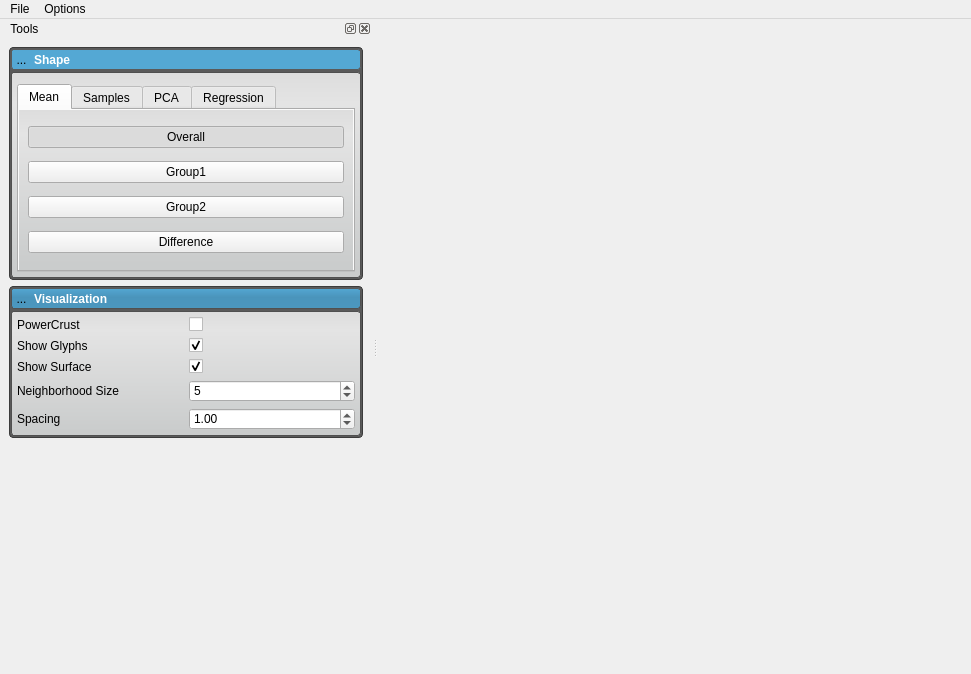
<?xml version="1.0" encoding="UTF-8"?>
<ui version="4.0">
 <class>ShapeWorksView2</class>
 <widget class="QMainWindow" name="ShapeWorksView2">
  <property name="geometry">
   <rect>
    <x>0</x>
    <y>0</y>
    <width>971</width>
    <height>674</height>
   </rect>
  </property>
  <property name="windowTitle">
   <string>ShapeWorksView2</string>
  </property>
  <property name="windowIcon">
   <iconset>
    <normaloff>:/ShapeWorksView2/Images/ShapeWorksView2.png</normaloff>:/ShapeWorksView2/Images/ShapeWorksView2.png</iconset>
  </property>
  <property name="styleSheet">
   <string notr="true">
/********************** Tab Widget ***********************/

/*
QTabWidget::pane {
	border: 2px solid rgb( 80, 80, 80 );
}
*/

/*
QTabWidget::pane{
	border-top: 2px solid #C2C7DB;
	background-color: qlineargradient(spread:pad, x1:0.5, y1:0, x2:0.5, y2:0.960227, stop:0 rgba(221, 221, 221, 255), stop:0.155779 rgba(228, 228, 228, 255), stop:1 rgba(202, 204, 204, 255));      
}
*/
/*
QTabBar::tab {
	background-color: qlineargradient(spread:pad, x1:0.5, y1:0, x2:0.5, y2:0.960227, stop:0 rgba(0, 0, 0, 0), stop:0.45 rgba(0, 0, 0, 30), stop:1 rgba(0, 0, 0, 25));
	color: white;
 }
*/

/*
QTabBar::tab:selected {
	background-color: rgb( 84, 168, 212 );
}
*/

QWidget#meanTab{
	background-color: qlineargradient(spread:pad, x1:0.5, y1:0, x2:0.5, y2:0.960227, stop:0 rgba(221, 221, 221, 255), stop:0.155779 rgba(228, 228, 228, 255), stop:1 rgba(202, 204, 204, 255));
}

QWidget#samplesTab{
	background-color: qlineargradient(spread:pad, x1:0.5, y1:0, x2:0.5, y2:0.960227, stop:0 rgba(221, 221, 221, 255), stop:0.155779 rgba(228, 228, 228, 255), stop:1 rgba(202, 204, 204, 255));      
}

QWidget#pcaTab{
	background-color: qlineargradient(spread:pad, x1:0.5, y1:0, x2:0.5, y2:0.960227, stop:0 rgba(221, 221, 221, 255), stop:0.155779 rgba(228, 228, 228, 255), stop:1 rgba(202, 204, 204, 255));      
}

QWidget#regressionTab{
	background-color: qlineargradient(spread:pad, x1:0.5, y1:0, x2:0.5, y2:0.960227, stop:0 rgba(221, 221, 221, 255), stop:0.155779 rgba(228, 228, 228, 255), stop:1 rgba(202, 204, 204, 255));      
}

/********************** Tab Widget ***********************/


/********************** Visualization Panel ***********************/

QLabel#visualizationLabel{
	color: white;
	font: bold;
}
QWidget#visualizationPanel{
	background-color: rgba( 0, 0, 0, 0 );
}

QToolButton#visualizationOpenButton{
	background-color: rgba(0, 0, 0, 0);
	border-radius: 4px;
}

QToolButton#visualizationOpenButton:hover{
	background-color: rgba( 0, 0, 0, 30 ); border-radius: 3px;
}

QWidget#visualizationHeader{
	background-color: qlineargradient(spread:pad, x1:0.5, y1:0, x2:0.5, y2:0.960227, stop:0 rgba(0, 0, 0, 0), stop:0.45 rgba(0, 0, 0, 30), stop:1 rgba(0, 0, 0, 25));
    border-radius: 3px;
}

QWidget#visualizationHeaderBackground{
	background-color: rgb( 84, 168, 212 );
    border-radius: 3px;
	border: 1px solid rgb(90, 90, 90);
}

QWidget#visualizationPanel{
	background-color: rgb( 90, 90, 90 );
	border-radius:4px;
	border: 1px solid rgb(60, 60, 60);
	color: rgb(90, 90, 90);
}

QWidget#visualizationContent{
	border-radius: 3px;
	border: 1px solid rgb(80, 80,80);
	background-color: qlineargradient(spread:pad, x1:0.5, y1:0, x2:0.5, y2:0.960227, stop:0 rgba(221, 221, 221, 255), stop:0.155779 rgba(228, 228, 228, 255), stop:1 rgba(202, 204, 204, 255));      
}
/********************** Visualization Panel ***********************/


/********************** Shape Panel ***********************/

QLabel#shapeLabel{
	color: white;
	font: bold;
}

QWidget#shapePanel{
	background-color: rgba( 0, 0, 0, 0 );
}

QToolButton#shapeOpenButton{
	background-color: rgba(0, 0, 0, 0);
	border-radius: 4px;
}

QToolButton#shapeOpenButton:hover{
	background-color: rgba( 0, 0, 0, 30 ); border-radius: 3px;
}

QWidget#layers_header_{
	background-color: qlineargradient(spread:pad, x1:0.5, y1:0, x2:0.5, y2:0.960227, stop:0 rgba(0, 0, 0, 0), stop:0.45 rgba(0, 0, 0, 30), stop:1 rgba(0, 0, 0, 25));
    border-radius: 3px;
}

QWidget#shapeHeaderBackground{
	background-color: rgb( 84, 168, 212 );
    border-radius: 3px;
	border: 1px solid rgb(90, 90, 90);
}

QWidget#shapePanel{
	background-color: rgb( 90, 90, 90 );
	border-radius:4px;
	border: 1px solid rgb(60, 60, 60);
	color: rgb(90, 90, 90);
}

QWidget#shapeContent{
	border-radius: 3px;
	border: 1px solid rgb(80, 80,80);
	background-color: qlineargradient(spread:pad, x1:0.5, y1:0, x2:0.5, y2:0.960227, stop:0 rgba(221, 221, 221, 255), stop:0.155779 rgba(228, 228, 228, 255), stop:1 rgba(202, 204, 204, 255));      
}
/********************** Shape Panel ***********************/




/********************** Other ***********************/

QWidget#pcaWidget{
	border-radius: 3px;
	border: 2px solid rgb(80, 80,80);
}


QWidget#sampleWidget{
	border-radius: 3px;
	border: 2px solid rgb(80, 80,80);
}

QWidget#meanWidget{
	border-radius: 3px;
	border: 2px solid rgb(80, 80,80);
}


QWidget#controlsDockContents {
/*	background-color: rgb(0,0,1);
*/

/*
background-color: qlineargradient(spread:pad, x1:0.5, y1:0, x2:0.5, y2:0.960227, stop:0 rgba(1, 0, 0, 0), stop:0.45 rgba(0, 0, 1, 30), stop:1 rgba(0, 1, 0, 25));
*/

/*	background-color: qlineargradient(spread:pad, x1:0.5, y1:0, x2:0.5, y2:0.960227, stop:0 rgba(69, 168, 212, 255), stop:0.45 rgba(0, 0, 0, 30), stop:1 rgba(60, 60, 60, 255));
*/   
 border-radius: 3px;

background: rgb(90,90,90);

/*
	background: grey
*/

/*	color: red;	
*/
}



QWidget#widget {
 background-color: rgba(0,0,255,255);


/*
background-color: qlineargradient(spread:pad, x1:0.5, y1:0, x2:0.5, y2:0.960227, stop:0 rgba(1, 0, 0, 0), stop:0.45 rgba(0, 0, 1, 30), stop:1 rgba(0, 1, 0, 25));
*/

/*
	background: grey
*/

/*	color: red;	
*/
}



QToolButton{
	border: 1px solid rgba( 0, 0, 0, 0 );
	margin: 0, 0, 0, 0;
	padding: 0, 0, 0, 0;
}

QToolButton:hover{
	background-color: rgba( 140, 140, 140, 50 );
}

QToolButton:pressed{
	border: 1px solid rgba( 100, 100, 100, 120 );
	background-color: rgba( 100, 100, 100, 200 );
}








</string>
  </property>
  <widget class="QWidget" name="centralwidget">
   <layout class="QHBoxLayout" name="horizontalLayout">
    <item>
     <widget class="QVTKWidget" name="view" native="true">
      <property name="minimumSize">
       <size>
        <width>100</width>
        <height>100</height>
       </size>
      </property>
     </widget>
    </item>
   </layout>
  </widget>
  <widget class="QMenuBar" name="menubar">
   <property name="geometry">
    <rect>
     <x>0</x>
     <y>0</y>
     <width>971</width>
     <height>22</height>
    </rect>
   </property>
   <widget class="QMenu" name="menuFile">
    <property name="title">
     <string>File</string>
    </property>
    <addaction name="actionQuit"/>
   </widget>
   <widget class="QMenu" name="menuOptions">
    <property name="title">
     <string>Options</string>
    </property>
    <addaction name="actionPreferences"/>
   </widget>
   <addaction name="menuFile"/>
   <addaction name="menuOptions"/>
  </widget>
  <widget class="QDockWidget" name="controlsDockWidget">
   <property name="windowTitle">
    <string>  Tools</string>
   </property>
   <attribute name="dockWidgetArea">
    <number>1</number>
   </attribute>
   <widget class="QWidget" name="dockWidgetContents">
    <layout class="QVBoxLayout" name="verticalLayout">
     <item>
      <widget class="QWidget" name="shapePanel" native="true">
       <property name="sizePolicy">
        <sizepolicy hsizetype="Preferred" vsizetype="Fixed">
         <horstretch>0</horstretch>
         <verstretch>0</verstretch>
        </sizepolicy>
       </property>
       <layout class="QVBoxLayout" name="verticalLayout_6">
        <property name="spacing">
         <number>2</number>
        </property>
        <property name="margin">
         <number>2</number>
        </property>
        <item>
         <widget class="QWidget" name="shapeHeaderBackground" native="true">
          <layout class="QVBoxLayout" name="verticalLayout_7">
           <property name="margin">
            <number>0</number>
           </property>
           <item>
            <widget class="QWidget" name="shapeHeader" native="true">
             <property name="sizePolicy">
              <sizepolicy hsizetype="Preferred" vsizetype="Fixed">
               <horstretch>0</horstretch>
               <verstretch>0</verstretch>
              </sizepolicy>
             </property>
             <property name="minimumSize">
              <size>
               <width>215</width>
               <height>21</height>
              </size>
             </property>
             <layout class="QHBoxLayout" name="horizontalLayout_2">
              <property name="spacing">
               <number>2</number>
              </property>
              <property name="margin">
               <number>0</number>
              </property>
              <item>
               <widget class="QToolButton" name="shapeOpenButton">
                <property name="minimumSize">
                 <size>
                  <width>21</width>
                  <height>21</height>
                 </size>
                </property>
                <property name="maximumSize">
                 <size>
                  <width>21</width>
                  <height>21</height>
                 </size>
                </property>
                <property name="text">
                 <string>...</string>
                </property>
                <property name="icon">
                 <iconset resource="ShapeWorksView2.qrc">
                  <normaloff>:/ShapeWorksView2/images/DownArrowWhite.png</normaloff>
                  <normalon>:/Images/DownArrowWhite.png</normalon>:/ShapeWorksView2/images/DownArrowWhite.png</iconset>
                </property>
                <property name="checkable">
                 <bool>true</bool>
                </property>
                <property name="checked">
                 <bool>true</bool>
                </property>
               </widget>
              </item>
              <item>
               <widget class="QLabel" name="shapeLabel">
                <property name="text">
                 <string>Shape</string>
                </property>
               </widget>
              </item>
             </layout>
            </widget>
           </item>
          </layout>
         </widget>
        </item>
        <item>
         <widget class="QWidget" name="shapeContent" native="true">
          <layout class="QVBoxLayout" name="verticalLayout_19">
           <property name="spacing">
            <number>0</number>
           </property>
           <property name="leftMargin">
            <number>6</number>
           </property>
           <property name="topMargin">
            <number>12</number>
           </property>
           <property name="rightMargin">
            <number>6</number>
           </property>
           <property name="bottomMargin">
            <number>6</number>
           </property>
           <item>
            <widget class="QTabWidget" name="tabWidget">
             <property name="minimumSize">
              <size>
               <width>320</width>
               <height>0</height>
              </size>
             </property>
             <property name="tabPosition">
              <enum>QTabWidget::North</enum>
             </property>
             <property name="tabShape">
              <enum>QTabWidget::Rounded</enum>
             </property>
             <property name="currentIndex">
              <number>0</number>
             </property>
             <property name="documentMode">
              <bool>false</bool>
             </property>
             <property name="tabsClosable">
              <bool>false</bool>
             </property>
             <property name="movable">
              <bool>false</bool>
             </property>
             <widget class="QWidget" name="meanTab">
              <attribute name="title">
               <string>Mean</string>
              </attribute>
              <layout class="QVBoxLayout" name="verticalLayout_3">
               <item>
                <widget class="QPushButton" name="meanOverallButton">
                 <property name="text">
                  <string>Overall</string>
                 </property>
                 <property name="checkable">
                  <bool>true</bool>
                 </property>
                 <property name="checked">
                  <bool>true</bool>
                 </property>
                 <property name="autoExclusive">
                  <bool>true</bool>
                 </property>
                 <property name="default">
                  <bool>false</bool>
                 </property>
                 <property name="flat">
                  <bool>false</bool>
                 </property>
                </widget>
               </item>
               <item>
                <widget class="QPushButton" name="meanGroup1Button">
                 <property name="text">
                  <string>Group1</string>
                 </property>
                 <property name="checkable">
                  <bool>true</bool>
                 </property>
                 <property name="checked">
                  <bool>false</bool>
                 </property>
                 <property name="autoExclusive">
                  <bool>true</bool>
                 </property>
                 <property name="default">
                  <bool>false</bool>
                 </property>
                 <property name="flat">
                  <bool>false</bool>
                 </property>
                </widget>
               </item>
               <item>
                <widget class="QPushButton" name="meanGroup2Button">
                 <property name="text">
                  <string>Group2</string>
                 </property>
                 <property name="checkable">
                  <bool>true</bool>
                 </property>
                 <property name="checked">
                  <bool>false</bool>
                 </property>
                 <property name="autoExclusive">
                  <bool>true</bool>
                 </property>
                 <property name="default">
                  <bool>false</bool>
                 </property>
                 <property name="flat">
                  <bool>false</bool>
                 </property>
                </widget>
               </item>
               <item>
                <widget class="QPushButton" name="meanDifferenceButton">
                 <property name="text">
                  <string>Difference</string>
                 </property>
                 <property name="checkable">
                  <bool>true</bool>
                 </property>
                 <property name="checked">
                  <bool>false</bool>
                 </property>
                 <property name="autoExclusive">
                  <bool>true</bool>
                 </property>
                 <property name="default">
                  <bool>false</bool>
                 </property>
                 <property name="flat">
                  <bool>false</bool>
                 </property>
                </widget>
               </item>
              </layout>
             </widget>
             <widget class="QWidget" name="samplesTab">
              <attribute name="title">
               <string>Samples</string>
              </attribute>
              <layout class="QGridLayout" name="gridLayout_5">
               <item row="1" column="1">
                <widget class="QPushButton" name="medianButton">
                 <property name="text">
                  <string>Median</string>
                 </property>
                </widget>
               </item>
               <item row="2" column="1">
                <widget class="QPushButton" name="medianGroup1Button">
                 <property name="text">
                  <string>Group 1 Median</string>
                 </property>
                </widget>
               </item>
               <item row="3" column="1">
                <widget class="QPushButton" name="medianGroup2Button">
                 <property name="text">
                  <string>Group 2 Median</string>
                 </property>
                </widget>
               </item>
               <item row="0" column="1">
                <layout class="QHBoxLayout" name="horizontalLayout_3">
                 <item>
                  <widget class="QLabel" name="label_2">
                   <property name="text">
                    <string>Sample :</string>
                   </property>
                  </widget>
                 </item>
                 <item>
                  <widget class="QSpinBox" name="sampleSpinBox"/>
                 </item>
                </layout>
               </item>
              </layout>
             </widget>
             <widget class="QWidget" name="pcaTab">
              <attribute name="title">
               <string>PCA</string>
              </attribute>
              <layout class="QVBoxLayout" name="verticalLayout_8">
               <item>
                <layout class="QGridLayout" name="gridLayout_2">
                 <item row="0" column="0">
                  <widget class="QLabel" name="label_10">
                   <property name="text">
                    <string>Std.Dev.</string>
                   </property>
                  </widget>
                 </item>
                 <item row="0" column="1">
                  <widget class="QSlider" name="pcaSlider">
                   <property name="minimum">
                    <number>-30</number>
                   </property>
                   <property name="maximum">
                    <number>30</number>
                   </property>
                   <property name="orientation">
                    <enum>Qt::Horizontal</enum>
                   </property>
                   <property name="tickPosition">
                    <enum>QSlider::TicksBelow</enum>
                   </property>
                   <property name="tickInterval">
                    <number>10</number>
                   </property>
                  </widget>
                 </item>
                 <item row="0" column="2">
                  <widget class="QLabel" name="pcaValueLabel">
                   <property name="minimumSize">
                    <size>
                     <width>0</width>
                     <height>0</height>
                    </size>
                   </property>
                   <property name="text">
                    <string/>
                   </property>
                  </widget>
                 </item>
                 <item row="1" column="0">
                  <widget class="QLabel" name="pcaGroup1Label">
                   <property name="minimumSize">
                    <size>
                     <width>0</width>
                     <height>24</height>
                    </size>
                   </property>
                   <property name="text">
                    <string>Group1</string>
                   </property>
                  </widget>
                 </item>
                 <item row="1" column="1">
                  <widget class="QSlider" name="pcaGroupSlider">
                   <property name="minimum">
                    <number>0</number>
                   </property>
                   <property name="maximum">
                    <number>20</number>
                   </property>
                   <property name="orientation">
                    <enum>Qt::Horizontal</enum>
                   </property>
                   <property name="tickPosition">
                    <enum>QSlider::TicksBelow</enum>
                   </property>
                   <property name="tickInterval">
                    <number>5</number>
                   </property>
                  </widget>
                 </item>
                 <item row="1" column="2">
                  <widget class="QLabel" name="pcaGroup2Label">
                   <property name="text">
                    <string>Group2</string>
                   </property>
                  </widget>
                 </item>
                </layout>
               </item>
               <item>
                <layout class="QGridLayout" name="gridLayout_3">
                 <property name="verticalSpacing">
                  <number>6</number>
                 </property>
                 <item row="1" column="0">
                  <widget class="QLabel" name="label_4">
                   <property name="minimumSize">
                    <size>
                     <width>0</width>
                     <height>24</height>
                    </size>
                   </property>
                   <property name="text">
                    <string>Eig-val.</string>
                   </property>
                  </widget>
                 </item>
                 <item row="1" column="1">
                  <widget class="QLabel" name="pcaEigenValueLabel">
                   <property name="text">
                    <string/>
                   </property>
                  </widget>
                 </item>
                 <item row="0" column="0">
                  <widget class="QLabel" name="label_5">
                   <property name="minimumSize">
                    <size>
                     <width>0</width>
                     <height>24</height>
                    </size>
                   </property>
                   <property name="text">
                    <string>Lambda</string>
                   </property>
                  </widget>
                 </item>
                 <item row="0" column="1">
                  <widget class="QLabel" name="pcaLambdaLabel">
                   <property name="text">
                    <string/>
                   </property>
                  </widget>
                 </item>
                </layout>
               </item>
               <item>
                <layout class="QHBoxLayout" name="horizontalLayout_5">
                 <item>
                  <widget class="QLabel" name="label_6">
                   <property name="minimumSize">
                    <size>
                     <width>0</width>
                     <height>24</height>
                    </size>
                   </property>
                   <property name="text">
                    <string>Mode</string>
                   </property>
                  </widget>
                 </item>
                 <item>
                  <widget class="QSpinBox" name="pcaModeSpinBox">
                   <property name="maximum">
                    <number>10</number>
                   </property>
                  </widget>
                 </item>
                </layout>
               </item>
              </layout>
             </widget>
             <widget class="QWidget" name="regressionTab">
              <attribute name="title">
               <string>Regression</string>
              </attribute>
              <layout class="QVBoxLayout" name="verticalLayout_4">
               <item>
                <spacer name="verticalSpacer_3">
                 <property name="orientation">
                  <enum>Qt::Vertical</enum>
                 </property>
                 <property name="sizeHint" stdset="0">
                  <size>
                   <width>20</width>
                   <height>40</height>
                  </size>
                 </property>
                </spacer>
               </item>
               <item>
                <layout class="QHBoxLayout" name="horizontalLayout_6">
                 <item>
                  <spacer name="horizontalSpacer_2">
                   <property name="orientation">
                    <enum>Qt::Horizontal</enum>
                   </property>
                   <property name="sizeHint" stdset="0">
                    <size>
                     <width>40</width>
                     <height>20</height>
                    </size>
                   </property>
                  </spacer>
                 </item>
                 <item>
                  <widget class="QLabel" name="label_7">
                   <property name="text">
                    <string>Predictor / Explanatory Variable : </string>
                   </property>
                  </widget>
                 </item>
                 <item>
                  <widget class="QLabel" name="regressionLabel">
                   <property name="minimumSize">
                    <size>
                     <width>50</width>
                     <height>0</height>
                    </size>
                   </property>
                   <property name="text">
                    <string>TextLabel</string>
                   </property>
                  </widget>
                 </item>
                 <item>
                  <spacer name="horizontalSpacer">
                   <property name="orientation">
                    <enum>Qt::Horizontal</enum>
                   </property>
                   <property name="sizeHint" stdset="0">
                    <size>
                     <width>40</width>
                     <height>20</height>
                    </size>
                   </property>
                  </spacer>
                 </item>
                </layout>
               </item>
               <item>
                <widget class="QSlider" name="regressionSlider">
                 <property name="maximum">
                  <number>50</number>
                 </property>
                 <property name="orientation">
                  <enum>Qt::Horizontal</enum>
                 </property>
                 <property name="tickPosition">
                  <enum>QSlider::TicksBelow</enum>
                 </property>
                 <property name="tickInterval">
                  <number>5</number>
                 </property>
                </widget>
               </item>
               <item>
                <spacer name="verticalSpacer_2">
                 <property name="orientation">
                  <enum>Qt::Vertical</enum>
                 </property>
                 <property name="sizeHint" stdset="0">
                  <size>
                   <width>20</width>
                   <height>40</height>
                  </size>
                 </property>
                </spacer>
               </item>
              </layout>
             </widget>
            </widget>
           </item>
           <item>
            <layout class="QVBoxLayout" name="verticalLayout_2">
             <property name="spacing">
              <number>6</number>
             </property>
             <property name="bottomMargin">
              <number>0</number>
             </property>
            </layout>
           </item>
          </layout>
         </widget>
        </item>
       </layout>
      </widget>
     </item>
     <item>
      <widget class="QWidget" name="visualizationPanel" native="true">
       <property name="sizePolicy">
        <sizepolicy hsizetype="Preferred" vsizetype="Fixed">
         <horstretch>0</horstretch>
         <verstretch>0</verstretch>
        </sizepolicy>
       </property>
       <layout class="QVBoxLayout" name="verticalLayout_10">
        <property name="spacing">
         <number>2</number>
        </property>
        <property name="margin">
         <number>2</number>
        </property>
        <item>
         <widget class="QWidget" name="visualizationHeaderBackground" native="true">
          <layout class="QVBoxLayout" name="verticalLayout_11">
           <property name="margin">
            <number>0</number>
           </property>
           <item>
            <widget class="QWidget" name="visualizationHeader" native="true">
             <property name="sizePolicy">
              <sizepolicy hsizetype="Preferred" vsizetype="Fixed">
               <horstretch>0</horstretch>
               <verstretch>0</verstretch>
              </sizepolicy>
             </property>
             <property name="minimumSize">
              <size>
               <width>215</width>
               <height>21</height>
              </size>
             </property>
             <layout class="QHBoxLayout" name="horizontalLayout_4">
              <property name="spacing">
               <number>2</number>
              </property>
              <property name="margin">
               <number>0</number>
              </property>
              <item>
               <widget class="QToolButton" name="visualizationOpenButton">
                <property name="minimumSize">
                 <size>
                  <width>21</width>
                  <height>21</height>
                 </size>
                </property>
                <property name="maximumSize">
                 <size>
                  <width>21</width>
                  <height>21</height>
                 </size>
                </property>
                <property name="text">
                 <string>...</string>
                </property>
                <property name="icon">
                 <iconset resource="ShapeWorksView2.qrc">
                  <normaloff>:/ShapeWorksView2/images/DownArrowWhite.png</normaloff>:/ShapeWorksView2/images/DownArrowWhite.png</iconset>
                </property>
                <property name="checkable">
                 <bool>true</bool>
                </property>
                <property name="checked">
                 <bool>true</bool>
                </property>
               </widget>
              </item>
              <item>
               <widget class="QLabel" name="visualizationLabel">
                <property name="text">
                 <string>Visualization</string>
                </property>
               </widget>
              </item>
             </layout>
            </widget>
           </item>
          </layout>
         </widget>
        </item>
        <item>
         <widget class="QWidget" name="visualizationContent" native="true">
          <layout class="QVBoxLayout" name="verticalLayout_21">
           <property name="spacing">
            <number>2</number>
           </property>
           <property name="margin">
            <number>6</number>
           </property>
           <item>
            <layout class="QGridLayout" name="gridLayout_6">
             <property name="spacing">
              <number>6</number>
             </property>
             <item row="3" column="0">
              <widget class="QLabel" name="label_8">
               <property name="minimumSize">
                <size>
                 <width>50</width>
                 <height>0</height>
                </size>
               </property>
               <property name="layoutDirection">
                <enum>Qt::LeftToRight</enum>
               </property>
               <property name="text">
                <string>Neighborhood Size</string>
               </property>
              </widget>
             </item>
             <item row="4" column="0">
              <widget class="QLabel" name="label_9">
               <property name="text">
                <string>Spacing</string>
               </property>
              </widget>
             </item>
             <item row="3" column="1">
              <widget class="QSpinBox" name="neighborhoodSpinBox">
               <property name="value">
                <number>5</number>
               </property>
              </widget>
             </item>
             <item row="4" column="1">
              <widget class="QDoubleSpinBox" name="spacingSpinBox">
               <property name="value">
                <double>1.000000000000000</double>
               </property>
              </widget>
             </item>
             <item row="1" column="0">
              <widget class="QLabel" name="label">
               <property name="text">
                <string>Show Glyphs</string>
               </property>
              </widget>
             </item>
             <item row="1" column="1">
              <widget class="QCheckBox" name="showGlyphs">
               <property name="text">
                <string/>
               </property>
               <property name="checked">
                <bool>true</bool>
               </property>
              </widget>
             </item>
             <item row="2" column="0">
              <widget class="QLabel" name="label_3">
               <property name="text">
                <string>Show Surface</string>
               </property>
              </widget>
             </item>
             <item row="2" column="1">
              <widget class="QCheckBox" name="showSurface">
               <property name="text">
                <string/>
               </property>
               <property name="checked">
                <bool>true</bool>
               </property>
              </widget>
             </item>
             <item row="0" column="1">
              <widget class="QCheckBox" name="usePowerCrustCheckBox">
               <property name="text">
                <string/>
               </property>
               <property name="checked">
                <bool>false</bool>
               </property>
              </widget>
             </item>
             <item row="0" column="0">
              <widget class="QLabel" name="powerCrustLabel">
               <property name="text">
                <string>PowerCrust</string>
               </property>
              </widget>
             </item>
            </layout>
           </item>
          </layout>
         </widget>
        </item>
       </layout>
      </widget>
     </item>
     <item>
      <spacer name="verticalSpacer">
       <property name="orientation">
        <enum>Qt::Vertical</enum>
       </property>
       <property name="sizeHint" stdset="0">
        <size>
         <width>20</width>
         <height>40</height>
        </size>
       </property>
      </spacer>
     </item>
    </layout>
   </widget>
  </widget>
  <action name="actionQuit">
   <property name="text">
    <string>Quit</string>
   </property>
   <property name="shortcut">
    <string>Ctrl+Q</string>
   </property>
  </action>
  <action name="actionViewFullScreen">
   <property name="text">
    <string>Full Screen</string>
   </property>
   <property name="shortcut">
    <string>Ctrl+F</string>
   </property>
  </action>
  <action name="actionViewOnlyOne">
   <property name="text">
    <string>Only One Viewer</string>
   </property>
   <property name="shortcut">
    <string>Alt+0</string>
   </property>
  </action>
  <action name="actionViewOneAndOne">
   <property name="text">
    <string>One and One</string>
   </property>
   <property name="shortcut">
    <string>Alt+1</string>
   </property>
  </action>
  <action name="actionViewOneAndTwo">
   <property name="text">
    <string>Two and One</string>
   </property>
   <property name="shortcut">
    <string>Alt+2</string>
   </property>
  </action>
  <action name="actionViewOneAndThree">
   <property name="text">
    <string>Three and One</string>
   </property>
   <property name="shortcut">
    <string>Alt+3</string>
   </property>
  </action>
  <action name="actionViewTwoAndTwo">
   <property name="text">
    <string>Two and Two</string>
   </property>
   <property name="shortcut">
    <string>Alt+4</string>
   </property>
  </action>
  <action name="actionViewTwoAndThree">
   <property name="text">
    <string>Three and Two</string>
   </property>
   <property name="shortcut">
    <string>Alt+5</string>
   </property>
  </action>
  <action name="actionViewThreeAndThree">
   <property name="text">
    <string>Three and Three</string>
   </property>
   <property name="shortcut">
    <string>Alt+6</string>
   </property>
  </action>
  <action name="actionPreferences">
   <property name="text">
    <string>Preferences</string>
   </property>
   <property name="shortcut">
    <string>Ctrl+,</string>
   </property>
  </action>
 </widget>
 <customwidgets>
  <customwidget>
   <class>QVTKWidget</class>
   <extends>QWidget</extends>
   <header>QVTKWidget.h</header>
  </customwidget>
 </customwidgets>
 <resources>
  <include location="ShapeWorksView2.qrc"/>
 </resources>
 <connections/>
</ui>
